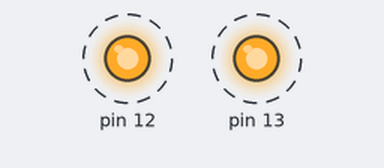
A sketch run on a simulated Arduino Uno, built with avr-gcc and run on an emulated ATmega328P. Parts: output pins drawn as LEDs (lit = HIGH). Dashed ring = blinking.

Above: at 0.5 s.
Timing chart, 0 to 3.5 s (numbered marks = the images above):
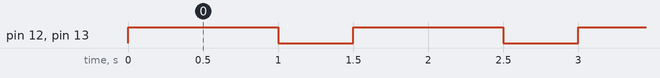

Measured:
- by itself, pin 12, pin 13: alternates HIGH for 1.0 s and LOW for 0.50 s

The sketch:

circuit_for_the_eyes_of_robot1.ino
```cpp
// C++ code
//
void setup()
{
  pinMode(13, OUTPUT);
  pinMode(12, OUTPUT);
}

void loop()
{

  digitalWrite(13, HIGH);
  digitalWrite(12, HIGH);
  delay(1000); // Wait for animation millisecond(s)


  digitalWrite(13, LOW);
  digitalWrite(12, LOW);
  delay(500); // Wait for animation millisecond(s)

}
```
